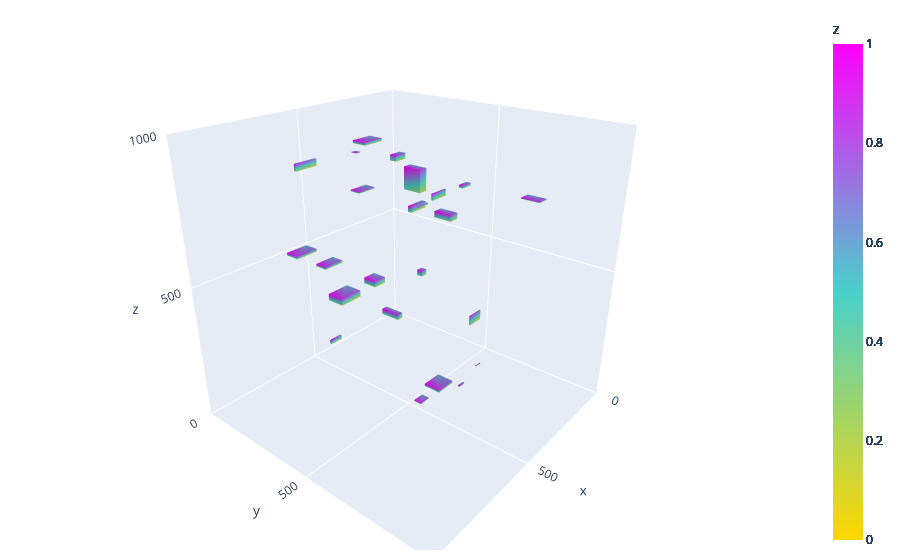

Notebook code for this chart:
### Code cell
num_boxes_show = 100

start = perf_counter_ns()
response = requests.get(f"{boxes_url}")
end = perf_counter_ns()
response_boxes = [convert_box_json_to_nparray(box) for box in response.json()]
print(f"Response Time: {format_perf_time(end - start)}")
print(f"{len(response_boxes)} Boxes in Response")
print(f"Showing {len(response_boxes[:num_boxes_show])} Boxes")
# show_3d_boxes(response_boxes[:num_boxes_show])

### Figure 1 — Plotly figure (JSON) as saved in the notebook; plotly's stock layout.template omitted (floating-point values rounded to 4 significant figures)
{"data": [{"colorbar": {"title": {"text": "z"}}, "colorscale": [[0, "gold"], [0.5, "mediumturquoise"], [1, "magenta"]], "flatshading": true, "i": [7, 0, 0, 0, 4, 4, 6, 6, 4, 0, 3, 2], "intensity": [0, 0.1429, 0.2857, 0.4286, 0.5714, 0.7143, 0.8571, 1], "j": [3, 4, 1, 2, 5, 6, 5, 2, 0, 1, 6, 3], "k": [0, 7, 2, 3, 6, 7, 1, 1, 5, 5, 7, 6], "type": "mesh3d", "x": [504, 504, 599, 599, 504, 504, 599, 599], "y": [2, 59, 59, 2, 2, 59, 59, 2], "z": [483, 483, 483, 483, 493, 493, 493, 493]}, {"colorbar": {"title": {"text": "z"}}, "colorscale": [[0, "gold"], [0.5, "mediumturquoise"], [1, "magenta"]], "flatshading": true, "i": [7, 0, 0, 0, 4, 4, 6, 6, 4, 0, 3, 2], "intensity": [0, 0.1429, 0.2857, 0.4286, 0.5714, 0.7143, 0.8571, 1], "j": [3, 4, 1, 2, 5, 6, 5, 2, 0, 1, 6, 3], "k": [0, 7, 2, 3, 6, 7, 1, 1, 5, 5, 7, 6], "type": "mesh3d", "x": [503, 503, 597, 597, 503, 503, 597, 597], "y": [77, 86, 86, 77, 77, 86, 86, 77], "z": [814, 814, 814, 814, 839, 839, 839, 839]}, {"colorbar": {"title": {"text": "z"}}, "colorscale": [[0, "gold"], [0.5, "mediumturquoise"], [1, "magenta"]], "flatshading": true, "i": [7, 0, 0, 0, 4, 4, 6, 6, 4, 0, 3, 2], "intensity": [0, 0.1429, 0.2857, 0.4286, 0.5714, 0.7143, 0.8571, 1], "j": [3, 4, 1, 2, 5, 6, 5, 2, 0, 1, 6, 3], "k": [0, 7, 2, 3, 6, 7, 1, 1, 5, 5, 7, 6], "type": "mesh3d", "x": [507, 507, 599, 599, 507, 507, 599, 599], "y": [214, 281, 281, 214, 214, 281, 281, 214], "z": [369, 369, 369, 369, 393, 393, 393, 393]}, {"colorbar": {"title": {"text": "z"}}, "colorscale": [[0, "gold"], [0.5, "mediumturquoise"], [1, "magenta"]], "flatshading": true, "i": [7, 0, 0, 0, 4, 4, 6, 6, 4, 0, 3, 2], "intensity": [0, 0.1429, 0.2857, 0.4286, 0.5714, 0.7143, 0.8571, 1], "j": [3, 4, 1, 2, 5, 6, 5, 2, 0, 1, 6, 3], "k": [0, 7, 2, 3, 6, 7, 1, 1, 5, 5, 7, 6], "type": "mesh3d", "x": [500, 500, 520, 520, 500, 500, 520, 520], "y": [276, 297, 297, 276, 276, 297, 297, 276], "z": [896, 896, 896, 896, 898, 898, 898, 898]}, {"colorbar": {"title": {"text": "z"}}, "colorscale": [[0, "gold"], [0.5, "mediumturquoise"], [1, "magenta"]], "flatshading": true, "i": [7, 0, 0, 0, 4, 4, 6, 6, 4, 0, 3, 2], "intensity": [0, 0.1429, 0.2857, 0.4286, 0.5714, 0.7143, 0.8571, 1], "j": [3, 4, 1, 2, 5, 6, 5, 2, 0, 1, 6, 3], "k": [0, 7, 2, 3, 6, 7, 1, 1, 5, 5, 7, 6], "type": "mesh3d", "x": [502, 502, 572, 572, 502, 502, 572, 572], "y": [318, 357, 357, 318, 318, 357, 357, 318], "z": [787, 787, 787, 787, 792, 792, 792, 792]}, {"colorbar": {"title": {"text": "z"}}, "colorscale": [[0, "gold"], [0.5, "mediumturquoise"], [1, "magenta"]], "flatshading": true, "i": [7, 0, 0, 0, 4, 4, 6, 6, 4, 0, 3, 2], "intensity": [0, 0.1429, 0.2857, 0.4286, 0.5714, 0.7143, 0.8571, 1], "j": [3, 4, 1, 2, 5, 6, 5, 2, 0, 1, 6, 3], "k": [0, 7, 2, 3, 6, 7, 1, 1, 5, 5, 7, 6], "type": "mesh3d", "x": [508, 508, 530, 530, 508, 508, 530, 530], "y": [407, 478, 478, 407, 407, 478, 478, 407], "z": [353, 353, 353, 353, 372, 372, 372, 372]}, {"colorbar": {"title": {"text": "z"}}, "colorscale": [[0, "gold"], [0.5, "mediumturquoise"], [1, "magenta"]], "flatshading": true, "i": [7, 0, 0, 0, 4, 4, 6, 6, 4, 0, 3, 2], "intensity": [0, 0.1429, 0.2857, 0.4286, 0.5714, 0.7143, 0.8571, 1], "j": [3, 4, 1, 2, 5, 6, 5, 2, 0, 1, 6, 3], "k": [0, 7, 2, 3, 6, 7, 1, 1, 5, 5, 7, 6], "type": "mesh3d", "x": [506, 506, 528, 528, 506, 506, 528, 528], "y": [560, 579, 579, 560, 560, 579, 579, 560], "z": [547, 547, 547, 547, 565, 565, 565, 565]}, {"colorbar": {"title": {"text": "z"}}, "colorscale": [[0, "gold"], [0.5, "mediumturquoise"], [1, "magenta"]], "flatshading": true, "i": [7, 0, 0, 0, 4, 4, 6, 6, 4, 0, 3, 2], "intensity": [0, 0.1429, 0.2857, 0.4286, 0.5714, 0.7143, 0.8571, 1], "j": [3, 4, 1, 2, 5, 6, 5, 2, 0, 1, 6, 3], "k": [0, 7, 2, 3, 6, 7, 1, 1, 5, 5, 7, 6], "type": "mesh3d", "x": [509, 509, 575, 575, 509, 509, 575, 575], "y": [561, 575, 575, 561, 561, 575, 575, 561], "z": [774, 774, 774, 774, 793, 793, 793, 793]}, {"colorbar": {"title": {"text": "z"}}, "colorscale": [[0, "gold"], [0.5, "mediumturquoise"], [1, "magenta"]], "flatshading": true, "i": [7, 0, 0, 0, 4, 4, 6, 6, 4, 0, 3, 2], "intensity": [0, 0.1429, 0.2857, 0.4286, 0.5714, 0.7143, 0.8571, 1], "j": [3, 4, 1, 2, 5, 6, 5, 2, 0, 1, 6, 3], "k": [0, 7, 2, 3, 6, 7, 1, 1, 5, 5, 7, 6], "type": "mesh3d", "x": [500, 500, 533, 533, 500, 500, 533, 533], "y": [628, 689, 689, 628, 628, 689, 689, 628], "z": [761, 761, 761, 761, 780, 780, 780, 780]}, {"colorbar": {"title": {"text": "z"}}, "colorscale": [[0, "gold"], [0.5, "mediumturquoise"], [1, "magenta"]], "flatshading": true, "i": [7, 0, 0, 0, 4, 4, 6, 6, 4, 0, 3, 2], "intensity": [0, 0.1429, 0.2857, 0.4286, 0.5714, 0.7143, 0.8571, 1], "j": [3, 4, 1, 2, 5, 6, 5, 2, 0, 1, 6, 3], "k": [0, 7, 2, 3, 6, 7, 1, 1, 5, 5, 7, 6], "type": "mesh3d", "x": [501, 501, 563, 563, 501, 501, 563, 563], "y": [639, 645, 645, 639, 639, 645, 645, 639], "z": [824, 824, 824, 824, 844, 844, 844, 844]}, {"colorbar": {"title": {"text": "z"}}, "colorscale": [[0, "gold"], [0.5, "mediumturquoise"], [1, "magenta"]], "flatshading": true, "i": [7, 0, 0, 0, 4, 4, 6, 6, 4, 0, 3, 2], "intensity": [0, 0.1429, 0.2857, 0.4286, 0.5714, 0.7143, 0.8571, 1], "j": [3, 4, 1, 2, 5, 6, 5, 2, 0, 1, 6, 3], "k": [0, 7, 2, 3, 6, 7, 1, 1, 5, 5, 7, 6], "type": "mesh3d", "x": [501, 501, 527, 527, 501, 501, 527, 527], "y": [734, 741, 741, 734, 734, 741, 741, 734], "z": [195, 195, 195, 195, 198, 198, 198, 198]}, {"colorbar": {"title": {"text": "z"}}, "colorscale": [[0, "gold"], [0.5, "mediumturquoise"], [1, "magenta"]], "flatshading": true, "i": [7, 0, 0, 0, 4, 4, 6, 6, 4, 0, 3, 2], "intensity": [0, 0.1429, 0.2857, 0.4286, 0.5714, 0.7143, 0.8571, 1], "j": [3, 4, 1, 2, 5, 6, 5, 2, 0, 1, 6, 3], "k": [0, 7, 2, 3, 6, 7, 1, 1, 5, 5, 7, 6], "type": "mesh3d", "x": [502, 502, 537, 537, 502, 502, 537, 537], "y": [920, 977, 977, 920, 920, 977, 977, 920], "z": [883, 883, 883, 883, 886, 886, 886, 886]}, {"colorbar": {"title": {"text": "z"}}, "colorscale": [[0, "gold"], [0.5, "mediumturquoise"], [1, "magenta"]], "flatshading": true, "i": [7, 0, 0, 0, 4, 4, 6, 6, 4, 0, 3, 2], "intensity": [0, 0.1429, 0.2857, 0.4286, 0.5714, 0.7143, 0.8571, 1], "j": [3, 4, 1, 2, 5, 6, 5, 2, 0, 1, 6, 3], "k": [0, 7, 2, 3, 6, 7, 1, 1, 5, 5, 7, 6], "type": "mesh3d", "x": [501, 501, 554, 554, 501, 501, 554, 554], "y": [157, 165, 165, 157, 157, 165, 165, 157], "z": [146, 146, 146, 146, 161, 161, 161, 161]}, {"colorbar": {"title": {"text": "z"}}, "colorscale": [[0, "gold"], [0.5, "mediumturquoise"], [1, "magenta"]], "flatshading": true, "i": [7, 0, 0, 0, 4, 4, 6, 6, 4, 0, 3, 2], "intensity": [0, 0.1429, 0.2857, 0.4286, 0.5714, 0.7143, 0.8571, 1], "j": [3, 4, 1, 2, 5, 6, 5, 2, 0, 1, 6, 3], "k": [0, 7, 2, 3, 6, 7, 1, 1, 5, 5, 7, 6], "type": "mesh3d", "x": [509, 509, 590, 590, 509, 509, 590, 590], "y": [149, 197, 197, 149, 149, 197, 197, 149], "z": [479, 479, 479, 479, 488, 488, 488, 488]}, {"colorbar": {"title": {"text": "z"}}, "colorscale": [[0, "gold"], [0.5, "mediumturquoise"], [1, "magenta"]], "flatshading": true, "i": [7, 0, 0, 0, 4, 4, 6, 6, 4, 0, 3, 2], "intensity": [0, 0.1429, 0.2857, 0.4286, 0.5714, 0.7143, 0.8571, 1], "j": [3, 4, 1, 2, 5, 6, 5, 2, 0, 1, 6, 3], "k": [0, 7, 2, 3, 6, 7, 1, 1, 5, 5, 7, 6], "type": "mesh3d", "x": [502, 502, 551, 551, 502, 502, 551, 551], "y": [345, 396, 396, 345, 345, 396, 396, 345], "z": [459, 459, 459, 459, 480, 480, 480, 480]}, {"colorbar": {"title": {"text": "z"}}, "colorscale": [[0, "gold"], [0.5, "mediumturquoise"], [1, "magenta"]], "flatshading": true, "i": [7, 0, 0, 0, 4, 4, 6, 6, 4, 0, 3, 2], "intensity": [0, 0.1429, 0.2857, 0.4286, 0.5714, 0.7143, 0.8571, 1], "j": [3, 4, 1, 2, 5, 6, 5, 2, 0, 1, 6, 3], "k": [0, 7, 2, 3, 6, 7, 1, 1, 5, 5, 7, 6], "type": "mesh3d", "x": [504, 504, 580, 580, 504, 504, 580, 580], "y": [344, 395, 395, 344, 344, 395, 395, 344], "z": [949, 949, 949, 949, 958, 958, 958, 958]}, {"colorbar": {"title": {"text": "z"}}, "colorscale": [[0, "gold"], [0.5, "mediumturquoise"], [1, "magenta"]], "flatshading": true, "i": [7, 0, 0, 0, 4, 4, 6, 6, 4, 0, 3, 2], "intensity": [0, 0.1429, 0.2857, 0.4286, 0.5714, 0.7143, 0.8571, 1], "j": [3, 4, 1, 2, 5, 6, 5, 2, 0, 1, 6, 3], "k": [0, 7, 2, 3, 6, 7, 1, 1, 5, 5, 7, 6], "type": "mesh3d", "x": [502, 502, 546, 546, 502, 502, 546, 546], "y": [466, 489, 489, 466, 466, 489, 489, 466], "z": [909, 909, 909, 909, 927, 927, 927, 927]}, {"colorbar": {"title": {"text": "z"}}, "colorscale": [[0, "gold"], [0.5, "mediumturquoise"], [1, "magenta"]], "flatshading": true, "i": [7, 0, 0, 0, 4, 4, 6, 6, 4, 0, 3, 2], "intensity": [0, 0.1429, 0.2857, 0.4286, 0.5714, 0.7143, 0.8571, 1], "j": [3, 4, 1, 2, 5, 6, 5, 2, 0, 1, 6, 3], "k": [0, 7, 2, 3, 6, 7, 1, 1, 5, 5, 7, 6], "type": "mesh3d", "x": [502, 502, 546, 546, 502, 502, 546, 546], "y": [564, 595, 595, 564, 564, 595, 595, 564], "z": [67, 67, 67, 67, 70, 70, 70, 70]}, {"colorbar": {"title": {"text": "z"}}, "colorscale": [[0, "gold"], [0.5, "mediumturquoise"], [1, "magenta"]], "flatshading": true, "i": [7, 0, 0, 0, 4, 4, 6, 6, 4, 0, 3, 2], "intensity": [0, 0.1429, 0.2857, 0.4286, 0.5714, 0.7143, 0.8571, 1], "j": [3, 4, 1, 2, 5, 6, 5, 2, 0, 1, 6, 3], "k": [0, 7, 2, 3, 6, 7, 1, 1, 5, 5, 7, 6], "type": "mesh3d", "x": [500, 500, 550, 550, 500, 500, 550, 550], "y": [568, 578, 578, 568, 568, 578, 578, 568], "z": [781, 781, 781, 781, 786, 786, 786, 786]}, {"colorbar": {"title": {"text": "z"}}, "colorscale": [[0, "gold"], [0.5, "mediumturquoise"], [1, "magenta"]], "flatshading": true, "i": [7, 0, 0, 0, 4, 4, 6, 6, 4, 0, 3, 2], "intensity": [0, 0.1429, 0.2857, 0.4286, 0.5714, 0.7143, 0.8571, 1], "j": [3, 4, 1, 2, 5, 6, 5, 2, 0, 1, 6, 3], "k": [0, 7, 2, 3, 6, 7, 1, 1, 5, 5, 7, 6], "type": "mesh3d", "x": [508, 508, 538, 538, 508, 508, 538, 538], "y": [514, 576, 576, 514, 514, 576, 576, 514], "z": [826, 826, 826, 826, 897, 897, 897, 897]}, {"colorbar": {"title": {"text": "z"}}, "colorscale": [[0, "gold"], [0.5, "mediumturquoise"], [1, "magenta"]], "flatshading": true, "i": [7, 0, 0, 0, 4, 4, 6, 6, 4, 0, 3, 2], "intensity": [0, 0.1429, 0.2857, 0.4286, 0.5714, 0.7143, 0.8571, 1], "j": [3, 4, 1, 2, 5, 6, 5, 2, 0, 1, 6, 3], "k": [0, 7, 2, 3, 6, 7, 1, 1, 5, 5, 7, 6], "type": "mesh3d", "x": [508, 508, 581, 581, 508, 508, 581, 581], "y": [638, 698, 698, 638, 638, 698, 698, 638], "z": [182, 182, 182, 182, 190, 190, 190, 190]}, {"colorbar": {"title": {"text": "z"}}, "colorscale": [[0, "gold"], [0.5, "mediumturquoise"], [1, "magenta"]], "flatshading": true, "i": [7, 0, 0, 0, 4, 4, 6, 6, 4, 0, 3, 2], "intensity": [0, 0.1429, 0.2857, 0.4286, 0.5714, 0.7143, 0.8571, 1], "j": [3, 4, 1, 2, 5, 6, 5, 2, 0, 1, 6, 3], "k": [0, 7, 2, 3, 6, 7, 1, 1, 5, 5, 7, 6], "type": "mesh3d", "x": [500, 500, 524, 524, 500, 500, 524, 524], "y": [796, 799, 799, 796, 796, 799, 799, 796], "z": [298, 298, 298, 298, 299, 299, 299, 299]}, {"colorbar": {"title": {"text": "z"}}, "colorscale": [[0, "gold"], [0.5, "mediumturquoise"], [1, "magenta"]], "flatshading": true, "i": [7, 0, 0, 0, 4, 4, 6, 6, 4, 0, 3, 2], "intensity": [0, 0.1429, 0.2857, 0.4286, 0.5714, 0.7143, 0.8571, 1], "j": [3, 4, 1, 2, 5, 6, 5, 2, 0, 1, 6, 3], "k": [0, 7, 2, 3, 6, 7, 1, 1, 5, 5, 7, 6], "type": "mesh3d", "x": [504, 504, 557, 557, 504, 504, 557, 557], "y": [787, 791, 791, 787, 787, 791, 791, 787], "z": [458, 458, 458, 458, 489, 489, 489, 489]}, {"colorbar": {"title": {"text": "z"}}, "colorscale": [[0, "gold"], [0.5, "mediumturquoise"], [1, "magenta"]], "flatshading": true, "i": [7, 0, 0, 0, 4, 4, 6, 6, 4, 0, 3, 2], "intensity": [0, 0.1429, 0.2857, 0.4286, 0.5714, 0.7143, 0.8571, 1], "j": [3, 4, 1, 2, 5, 6, 5, 2, 0, 1, 6, 3], "k": [0, 7, 2, 3, 6, 7, 1, 1, 5, 5, 7, 6], "type": "mesh3d", "x": [504, 504, 541, 541, 504, 504, 541, 541], "y": [720, 735, 735, 720, 720, 735, 735, 720], "z": [874, 874, 874, 874, 882, 882, 882, 882]}], "layout": {"autosize": true, "margin": {"b": 10, "l": 10, "r": 20, "t": 10}, "scene": {"aspectmode": "cube", "aspectratio": {"x": 1, "y": 1, "z": 1}, "camera": {"center": {"x": 0, "y": 0, "z": 0}, "eye": {"x": 1.496, "y": 1.252, "z": 0.9393}, "projection": {"type": "perspective"}, "up": {"x": 0, "y": 0, "z": 1}}, "xaxis": {"nticks": 4, "range": [0, 1000], "type": "linear"}, "yaxis": {"nticks": 4, "range": [0, 1000], "type": "linear"}, "zaxis": {"nticks": 4, "range": [0, 1000], "type": "linear"}}}}
